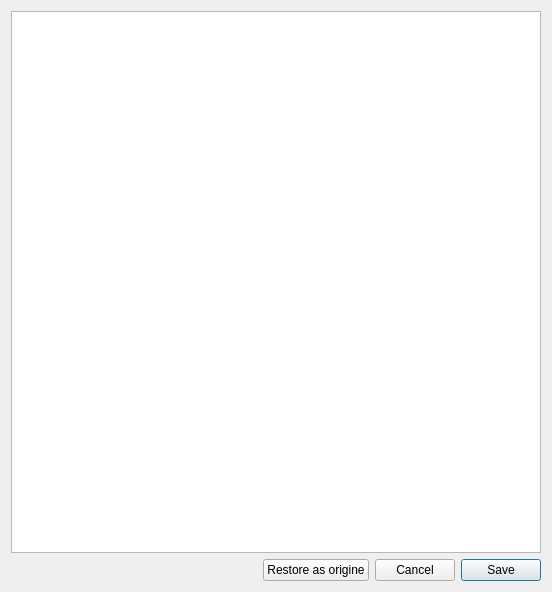
<?xml version="1.0" encoding="UTF-8"?>
<ui version="4.0">
 <class>DialogChordDefinition</class>
 <widget class="QDialog" name="DialogChordDefinition">
  <property name="geometry">
   <rect>
    <x>0</x>
    <y>0</y>
    <width>552</width>
    <height>592</height>
   </rect>
  </property>
  <property name="windowTitle">
   <string>Chord Definition</string>
  </property>
  <layout class="QVBoxLayout" name="verticalLayout_2">
   <item>
    <layout class="QVBoxLayout" name="verticalLayout">
     <item>
      <widget class="QPlainTextEdit" name="plainTextEdit"/>
     </item>
     <item>
      <layout class="QHBoxLayout" name="horizontalLayout">
       <item>
        <spacer name="horizontalSpacer">
         <property name="orientation">
          <enum>Qt::Horizontal</enum>
         </property>
         <property name="sizeHint" stdset="0">
          <size>
           <width>40</width>
           <height>20</height>
          </size>
         </property>
        </spacer>
       </item>
       <item>
        <widget class="QPushButton" name="pushButton_3">
         <property name="text">
          <string>Restore as origine</string>
         </property>
        </widget>
       </item>
       <item>
        <widget class="QPushButton" name="pushButton_2">
         <property name="text">
          <string>Cancel</string>
         </property>
        </widget>
       </item>
       <item>
        <widget class="QPushButton" name="pushButton">
         <property name="text">
          <string>Save</string>
         </property>
         <property name="default">
          <bool>true</bool>
         </property>
        </widget>
       </item>
      </layout>
     </item>
    </layout>
   </item>
  </layout>
 </widget>
 <resources/>
 <connections/>
</ui>
